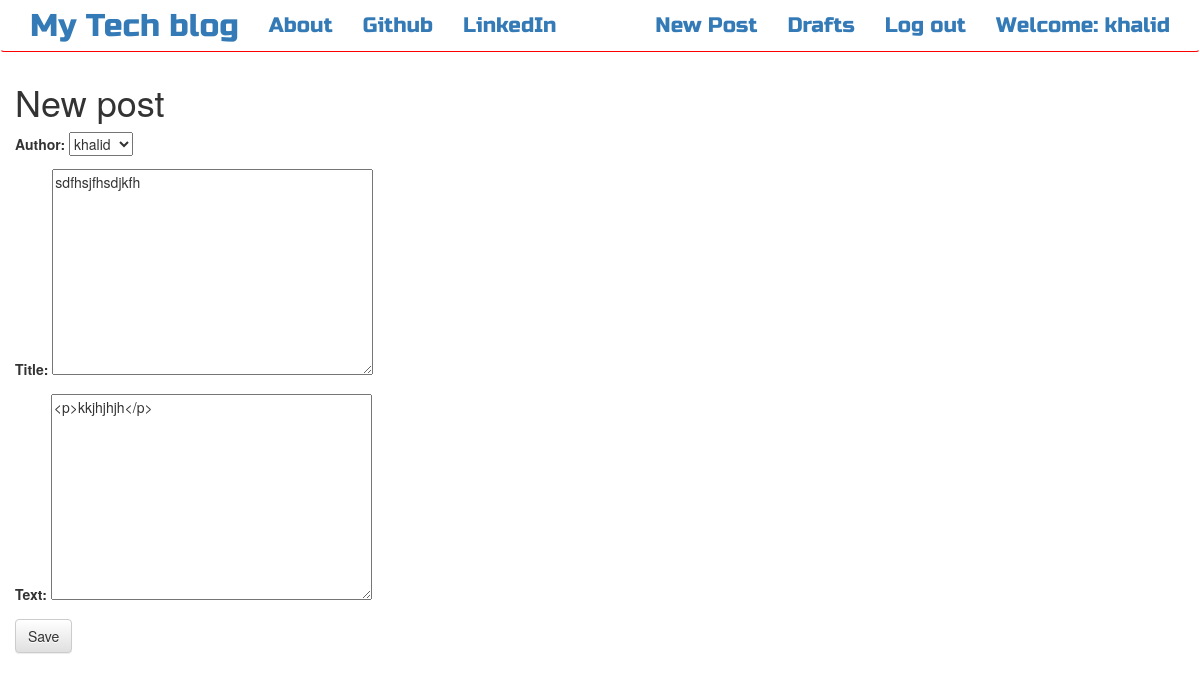
Screenshot of /post/8/edit/ (signed in) with the database file from the repository.
### bloging/models.py (models this page shows, shortened)
class Post(models.Model):
    author = models.ForeignKey(User,on_delete=models.PROTECT)
    title = models.CharField(max_length=200)
    text = models.TextField()
    created_date = models.DateTimeField(default=timezone.now)
    published_date = models.DateTimeField(blank=True, null=True)

### bloging/views.py (the view)
# urls.py: url(r'^post/(?P<pk>\d+)/edit/$',views.PostUpdateView.as_view(),name='edit_post'),
class PostUpdateView(LoginRequiredMixin,UpdateView):
    login_url='/accounts/login/'
    redirect_field_name='bloging/post_detail.html'
    form_class=PostForm
    model=Post

### bloging/forms.py
class PostForm(forms.ModelForm):
    class Meta():
        model=Post
        fields=['author','title','text']
        widgets={
            'text':forms.Textarea(attrs={'class':'medium-editor-textarea editable postclass'}),
            'title':forms.Textarea(attrs={'class': 'title-class'})
        }

### bloging/template/bloging/post_form.html (shortened to what this page needs)
{% extends 'bloging/base.html' %}
{% block content %}
    <h1>New post</h1>
    <form method="POST" class="post-form">
    {{form.as_p}}
    <button type="submit" class="save btn btn-default">Save</button>
    </form>
{% endblock %}

### bloging/template/bloging/base.html (shortened to what this page needs)
<!DOCTYPE html>
{% load staticfiles %}
<html>
    <head>
        <link rel="stylesheet" href="https://maxcdn.bootstrapcdn.com/bootstrap/3.3.7/css/bootstrap.min.css">
        <link rel="stylesheet" href="https://maxcdn.bootstrapcdn.com/bootstrap/3.3.7/css/bootstrap-theme.min.css">
        <link rel="stylesheet" href="//cdn.jsdelivr.net/medium-editor/latest/css/medium-editor.min.css" type="text/css" media="screen" charset="utf-8">
        <link rel="stylesheet" href="{% static 'css/blog.css' %}">
<body class='loader'>
  <nav class="navbar navbar-success techfont custom-navbar " style="border-bottom: 1px solid red;">
    <div class="container">
      <ul class="nav navbar-nav">
        <li><a class='navbar-brand bigbrand' href="{% url 'post_list' %}">My Tech blog</a></li>
        <li><a href="{% url 'about'%}">About</a></li>
        <li><a href="https://www.github.com/modkhalid">Github</a></li>
        <li><a href="https://www.linkedin.com/in/mod-khalid-982553170/">LinkedIn</a></li>
      </ul>
      <ul class="nav navbar-nav navbar-right">
        {% if user.is_authenticated %}
        <li>
          <a href="{% url 'create_post' %}" >New Post</a>
        </li>
        <li>
          <a href="{% url 'post_draft' %}">Drafts</a>
        </li>
        <li>
          <a href="{% url 'logout' %}" >Log out</a>
        </li>
        <li>
          <a >Welcome: {{ user.username }}</a>
        </li>
          {% else %}
          <li><a class='nav navbar-right' href="{% url 'login' %}" ><span class="glyphicon glyphicon-user"></span></a></li>
        {% endif %}
      </ul>
  </div>
</nav>
        <div class="content container">
            <div class="row">
                  <div class="blog_posts">
                    {% block content %}
                    {% endblock %}
                  </div>
            </div>
        </div>
</body>
</html>

### bloging/static/css/blog.css (style rules this page uses)
.techfont { font-family: 'Russo One', sans-serif; font-size: 1.5em; margin-bottom: 10px; }
.bigbrand { font-size: 1.5em; }
.loader { filter:hue-rotate(0deg); color: linear-gradient(45deg,#0f8,#08f); animation:hue 5000ms infinite linear; }

### rows the page displays
Post: author "khalid", title "sdfhsjfhsdjkfh", text "<p>kkjhjhjh</p>"

### other values shown
{{ user.username }} "khalid"
